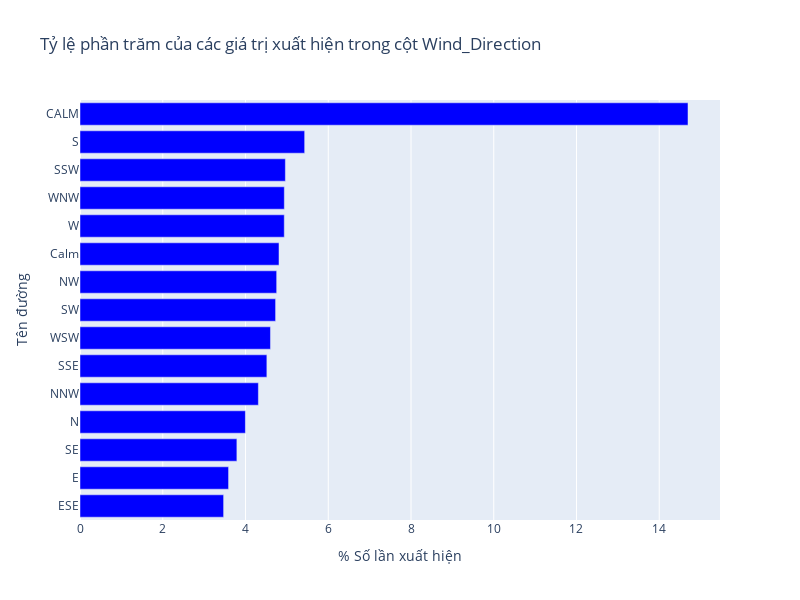
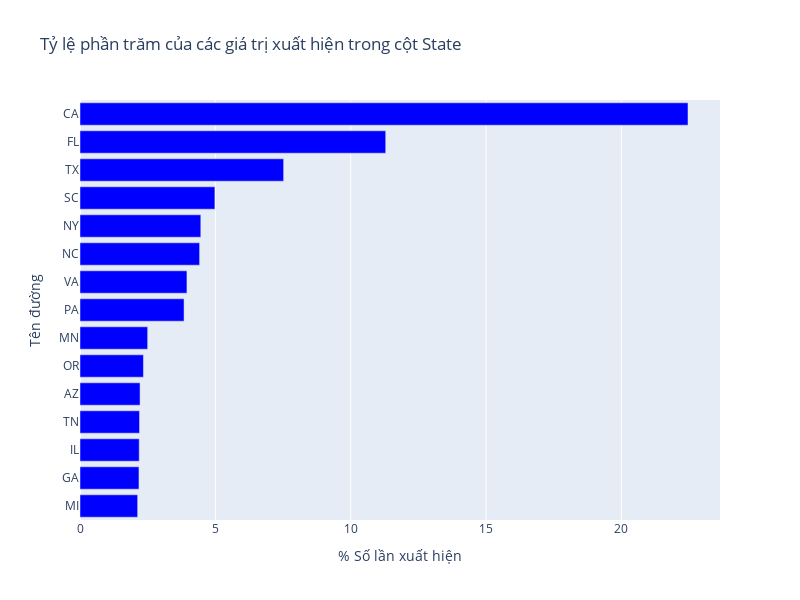
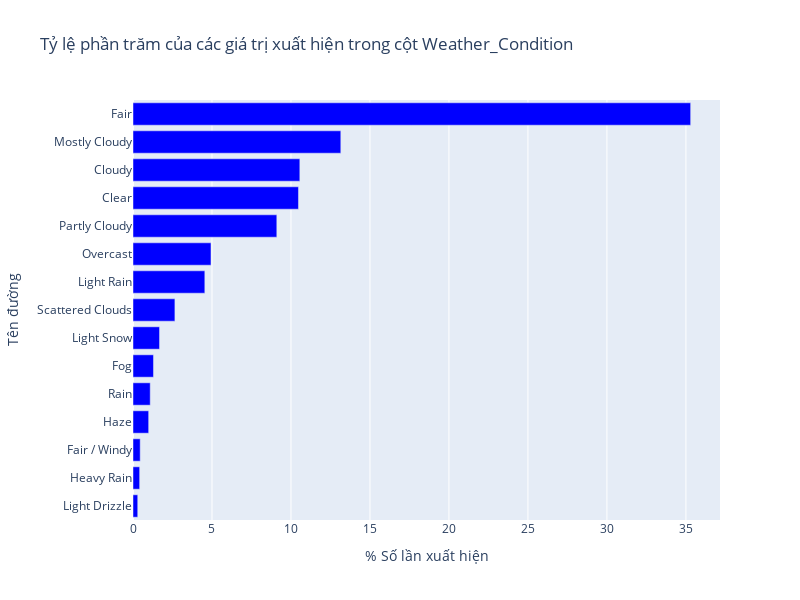
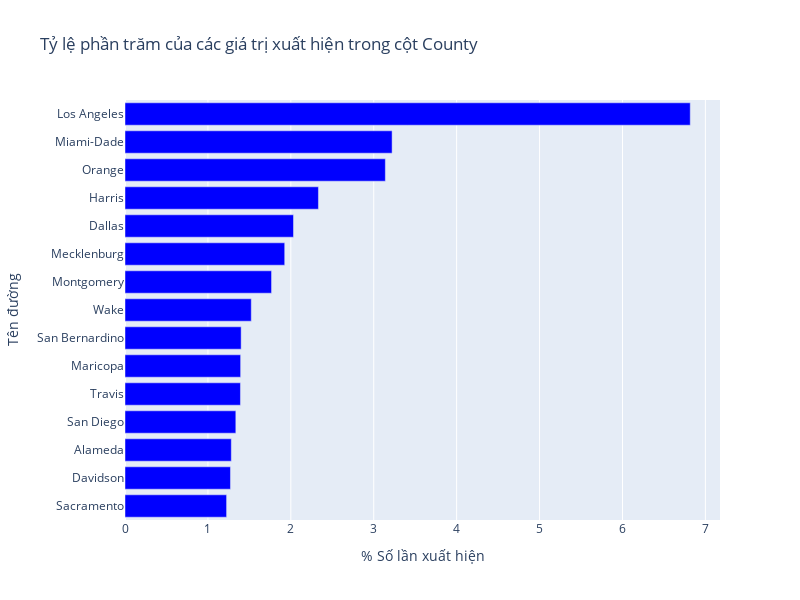

These figures' notebook cell, in order:
### Code cell
import plotly.graph_objects as go

# Hàm vẽ biểu đồ cột ngang với dữ liệu được chuẩn hóa thành tỷ lệ phần trăm và sắp xếp giảm dần
def plot_horizontal_bar_chart(df, column, xlabel, ylabel, title):
    fig = go.Figure()
    sorted_data = df[column].value_counts(normalize=True).nlargest(15).sort_values(ascending=False)
    fig.add_trace(go.Bar(
        y=sorted_data.index,
        x=sorted_data.values * 100,
        orientation='h',
        marker=dict(color='blue'),
    ))

    fig.update_layout(
        title=title,
        xaxis_title=xlabel,
        yaxis_title=ylabel,
        yaxis=dict(autorange="reversed"),
        height=600,
        width=800,
    )

    fig.show()

# Hoặc có thể duyệt qua tất cả các cột trong bar_chart để vẽ biểu đồ cho mỗi cột
for column in bar_chart:
    plot_horizontal_bar_chart(df, column, '% Số lần xuất hiện', 'Tên đường', f'Tỷ lệ phần trăm của các giá trị xuất hiện trong cột {column}')

### Figure 1 — Plotly figure (JSON) as saved in the notebook; plotly's stock layout.template omitted (floating-point values rounded to 4 significant figures)
{"data": [{"marker": {"color": "blue"}, "orientation": "h", "type": "bar", "x": [14.7, 5.43, 4.964, 4.939, 4.937, 4.81, 4.754, 4.727, 4.604, 4.517, 4.311, 3.998, 3.792, 3.591, 3.471], "y": ["CALM", "S", "SSW", "WNW", "W", "Calm", "NW", "SW", "WSW", "SSE", "NNW", "N", "SE", "E", "ESE"]}], "layout": {"height": 600, "title": {"text": "Tỷ lệ phần trăm của các giá trị xuất hiện trong cột Wind_Direction"}, "width": 800, "xaxis": {"title": {"text": "% Số lần xuất hiện"}}, "yaxis": {"autorange": "reversed", "title": {"text": "Tên đường"}}}}

### Figure 2 — Plotly figure (JSON) as saved in the notebook; plotly's stock layout.template omitted (floating-point values rounded to 4 significant figures)
{"data": [{"marker": {"color": "blue"}, "orientation": "h", "type": "bar", "x": [22.46, 11.29, 7.523, 4.983, 4.463, 4.419, 3.951, 3.844, 2.499, 2.344, 2.219, 2.199, 2.188, 2.179, 2.13], "y": ["CA", "FL", "TX", "SC", "NY", "NC", "VA", "PA", "MN", "OR", "AZ", "TN", "IL", "GA", "MI"]}], "layout": {"height": 600, "title": {"text": "Tỷ lệ phần trăm của các giá trị xuất hiện trong cột State"}, "width": 800, "xaxis": {"title": {"text": "% Số lần xuất hiện"}}, "yaxis": {"autorange": "reversed", "title": {"text": "Tên đường"}}}}

### Figure 3 — Plotly figure (JSON) as saved in the notebook; plotly's stock layout.template omitted (floating-point values rounded to 4 significant figures)
{"data": [{"marker": {"color": "blue"}, "orientation": "h", "type": "bar", "x": [35.3, 13.15, 10.56, 10.47, 9.104, 4.937, 4.547, 2.653, 1.68, 1.296, 1.091, 0.9922, 0.456, 0.4214, 0.3003], "y": ["Fair", "Mostly Cloudy", "Cloudy", "Clear", "Partly Cloudy", "Overcast", "Light Rain", "Scattered Clouds", "Light Snow", "Fog", "Rain", "Haze", "Fair / Windy", "Heavy Rain", "Light Drizzle"]}], "layout": {"height": 600, "title": {"text": "Tỷ lệ phần trăm của các giá trị xuất hiện trong cột Weather_Condition"}, "width": 800, "xaxis": {"title": {"text": "% Số lần xuất hiện"}}, "yaxis": {"autorange": "reversed", "title": {"text": "Tên đường"}}}}

### Figure 4 — Plotly figure (JSON) as saved in the notebook; plotly's stock layout.template omitted (floating-point values rounded to 4 significant figures)
{"data": [{"marker": {"color": "blue"}, "orientation": "h", "type": "bar", "x": [6.817, 3.222, 3.14, 2.333, 2.032, 1.926, 1.768, 1.523, 1.401, 1.395, 1.393, 1.337, 1.282, 1.272, 1.225], "y": ["Los Angeles", "Miami-Dade", "Orange", "Harris", "Dallas", "Mecklenburg", "Montgomery", "Wake", "San Bernardino", "Maricopa", "Travis", "San Diego", "Alameda", "Davidson", "Sacramento"]}], "layout": {"height": 600, "title": {"text": "Tỷ lệ phần trăm của các giá trị xuất hiện trong cột County"}, "width": 800, "xaxis": {"title": {"text": "% Số lần xuất hiện"}}, "yaxis": {"autorange": "reversed", "title": {"text": "Tên đường"}}}}
